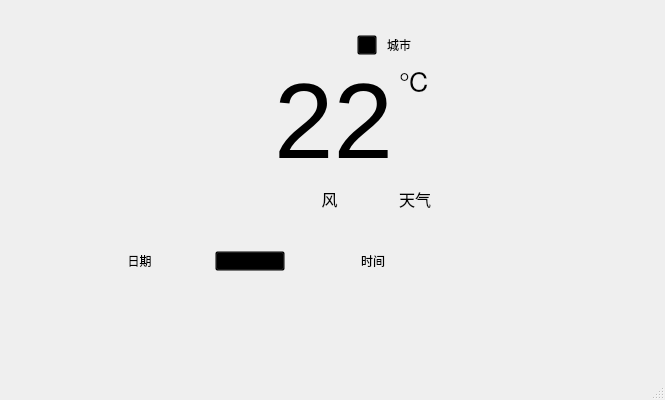
<?xml version="1.0" encoding="UTF-8"?>
<ui version="4.0">
 <class>MainWindow</class>
 <widget class="QMainWindow" name="MainWindow">
  <property name="geometry">
   <rect>
    <x>0</x>
    <y>0</y>
    <width>665</width>
    <height>400</height>
   </rect>
  </property>
  <property name="windowTitle">
   <string>MainWindow</string>
  </property>
  <property name="styleSheet">
   <string notr="true">#MainWindow{background-image: url(:/img/img/baitianbeij.jpeg);}
</string>
  </property>
  <widget class="QWidget" name="centralwidget">
   <widget class="QWidget" name="gridLayoutWidget">
    <property name="geometry">
     <rect>
      <x>0</x>
      <y>0</y>
      <width>431</width>
      <height>271</height>
     </rect>
    </property>
    <layout class="QGridLayout" name="gridLayout" columnstretch="0,0" columnminimumwidth="260,0">
     <item row="0" column="0">
      <widget class="QLabel" name="label_2">
       <property name="font">
        <font>
         <pointsize>9</pointsize>
        </font>
       </property>
       <property name="text">
        <string/>
       </property>
       <property name="pixmap">
        <pixmap resource="img.qrc">:/img/img/cloudy-light.png</pixmap>
       </property>
       <property name="scaledContents">
        <bool>true</bool>
       </property>
       <property name="alignment">
        <set>Qt::AlignCenter</set>
       </property>
      </widget>
     </item>
     <item row="0" column="1">
      <layout class="QGridLayout" name="gridLayout_2" rowstretch="5,2,10,2,5" columnstretch="4,0">
       <item row="1" column="0" colspan="2">
        <layout class="QHBoxLayout" name="horizontalLayout" stretch="202,1">
         <property name="leftMargin">
          <number>0</number>
         </property>
         <property name="topMargin">
          <number>0</number>
         </property>
         <property name="rightMargin">
          <number>20</number>
         </property>
         <property name="bottomMargin">
          <number>0</number>
         </property>
         <item>
          <spacer name="horizontalSpacer">
           <property name="orientation">
            <enum>Qt::Horizontal</enum>
           </property>
           <property name="sizeHint" stdset="0">
            <size>
             <width>40</width>
             <height>20</height>
            </size>
           </property>
          </spacer>
         </item>
         <item>
          <layout class="QHBoxLayout" name="horizontalLayout_2" stretch="0,0">
           <property name="spacing">
            <number>10</number>
           </property>
           <item>
            <widget class="QPushButton" name="pushButton">
             <property name="maximumSize">
              <size>
               <width>20</width>
               <height>20</height>
              </size>
             </property>
             <property name="styleSheet">
              <string notr="true">background:transparent;</string>
             </property>
             <property name="text">
              <string/>
             </property>
             <property name="icon">
              <iconset resource="img.qrc">
               <normaloff>:/img/img/dingwei.png</normaloff>:/img/img/dingwei.png</iconset>
             </property>
            </widget>
           </item>
           <item>
            <widget class="QLabel" name="label">
             <property name="text">
              <string>城市</string>
             </property>
            </widget>
           </item>
          </layout>
         </item>
        </layout>
       </item>
       <item row="2" column="1">
        <layout class="QVBoxLayout" name="verticalLayout" stretch="2,5">
         <item>
          <widget class="QLabel" name="label_4">
           <property name="font">
            <font>
             <pointsize>20</pointsize>
            </font>
           </property>
           <property name="text">
            <string>℃</string>
           </property>
          </widget>
         </item>
         <item>
          <spacer name="verticalSpacer_3">
           <property name="orientation">
            <enum>Qt::Vertical</enum>
           </property>
           <property name="sizeHint" stdset="0">
            <size>
             <width>20</width>
             <height>40</height>
            </size>
           </property>
          </spacer>
         </item>
        </layout>
       </item>
       <item row="0" column="0" colspan="2">
        <spacer name="verticalSpacer_2">
         <property name="orientation">
          <enum>Qt::Vertical</enum>
         </property>
         <property name="sizeHint" stdset="0">
          <size>
           <width>20</width>
           <height>40</height>
          </size>
         </property>
        </spacer>
       </item>
       <item row="3" column="1">
        <widget class="QLabel" name="label_6">
         <property name="font">
          <font>
           <pointsize>12</pointsize>
          </font>
         </property>
         <property name="text">
          <string>天气</string>
         </property>
         <property name="alignment">
          <set>Qt::AlignCenter</set>
         </property>
        </widget>
       </item>
       <item row="2" column="0">
        <widget class="QLabel" name="label_3">
         <property name="font">
          <font>
           <pointsize>80</pointsize>
          </font>
         </property>
         <property name="text">
          <string>22</string>
         </property>
         <property name="alignment">
          <set>Qt::AlignRight|Qt::AlignTrailing|Qt::AlignVCenter</set>
         </property>
        </widget>
       </item>
       <item row="3" column="0">
        <widget class="QLabel" name="label_5">
         <property name="font">
          <font>
           <pointsize>12</pointsize>
          </font>
         </property>
         <property name="text">
          <string>风</string>
         </property>
         <property name="alignment">
          <set>Qt::AlignCenter</set>
         </property>
        </widget>
       </item>
       <item row="4" column="0" colspan="2">
        <spacer name="verticalSpacer_4">
         <property name="orientation">
          <enum>Qt::Vertical</enum>
         </property>
         <property name="sizeHint" stdset="0">
          <size>
           <width>20</width>
           <height>40</height>
          </size>
         </property>
        </spacer>
       </item>
      </layout>
     </item>
     <item row="1" column="0" colspan="2">
      <layout class="QHBoxLayout" name="horizontalLayout_3" stretch="1,2,1,1,1">
       <item>
        <spacer name="horizontalSpacer_2">
         <property name="orientation">
          <enum>Qt::Horizontal</enum>
         </property>
         <property name="sizeHint" stdset="0">
          <size>
           <width>22</width>
           <height>17</height>
          </size>
         </property>
        </spacer>
       </item>
       <item>
        <widget class="QLabel" name="label_7">
         <property name="text">
          <string>日期</string>
         </property>
         <property name="alignment">
          <set>Qt::AlignCenter</set>
         </property>
        </widget>
       </item>
       <item>
        <widget class="QPushButton" name="pushButton_2">
         <property name="maximumSize">
          <size>
           <width>70</width>
           <height>20</height>
          </size>
         </property>
         <property name="styleSheet">
          <string notr="true">background:transparent;</string>
         </property>
         <property name="text">
          <string>更多信息</string>
         </property>
         <property name="icon">
          <iconset resource="img.qrc">
           <normaloff>:/img/img/rili.png</normaloff>:/img/img/rili.png</iconset>
         </property>
        </widget>
       </item>
       <item>
        <spacer name="horizontalSpacer_3">
         <property name="orientation">
          <enum>Qt::Horizontal</enum>
         </property>
         <property name="sizeHint" stdset="0">
          <size>
           <width>22</width>
           <height>17</height>
          </size>
         </property>
        </spacer>
       </item>
       <item>
        <widget class="QLabel" name="label_8">
         <property name="text">
          <string>时间</string>
         </property>
        </widget>
       </item>
      </layout>
     </item>
    </layout>
   </widget>
  </widget>
  <widget class="QMenuBar" name="menubar">
   <property name="geometry">
    <rect>
     <x>0</x>
     <y>0</y>
     <width>665</width>
     <height>17</height>
    </rect>
   </property>
  </widget>
  <widget class="QStatusBar" name="statusbar"/>
 </widget>
 <resources>
  <include location="img.qrc"/>
 </resources>
 <connections/>
</ui>
